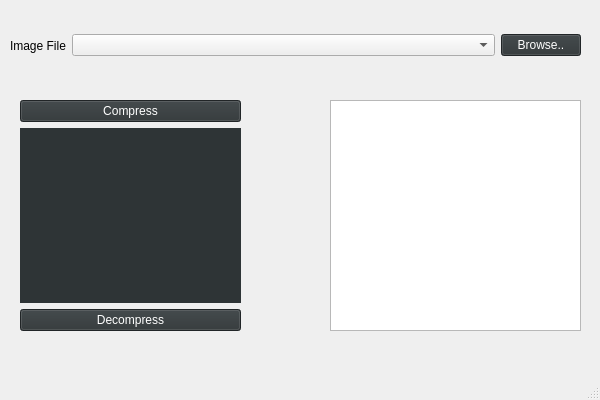
<?xml version="1.0" encoding="UTF-8"?>
<ui version="4.0">
 <class>MainWindow</class>
 <widget class="QMainWindow" name="MainWindow">
  <property name="geometry">
   <rect>
    <x>0</x>
    <y>0</y>
    <width>600</width>
    <height>400</height>
   </rect>
  </property>
  <property name="minimumSize">
   <size>
    <width>600</width>
    <height>400</height>
   </size>
  </property>
  <property name="maximumSize">
   <size>
    <width>600</width>
    <height>400</height>
   </size>
  </property>
  <property name="windowTitle">
   <string>Huffman Compress/Decompress</string>
  </property>
  <widget class="QWidget" name="centralwidget">
   <widget class="QWidget" name="layoutWidget">
    <property name="geometry">
     <rect>
      <x>10</x>
      <y>10</y>
      <width>571</width>
      <height>71</height>
     </rect>
    </property>
    <layout class="QHBoxLayout" name="horizontalLayout">
     <item>
      <widget class="QLabel" name="label">
       <property name="text">
        <string>Image File</string>
       </property>
      </widget>
     </item>
     <item>
      <widget class="QComboBox" name="comboBox">
       <property name="sizePolicy">
        <sizepolicy hsizetype="MinimumExpanding" vsizetype="Maximum">
         <horstretch>0</horstretch>
         <verstretch>0</verstretch>
        </sizepolicy>
       </property>
       <property name="styleSheet">
        <string notr="true">border-color: rgb(0, 0, 0);</string>
       </property>
      </widget>
     </item>
     <item>
      <widget class="QPushButton" name="pushButton">
       <property name="styleSheet">
        <string notr="true">color: rgb(255, 255, 255);
background-color: rgb(46, 52, 54);</string>
       </property>
       <property name="text">
        <string>Browse..</string>
       </property>
      </widget>
     </item>
    </layout>
   </widget>
   <widget class="QWidget" name="layoutWidget">
    <property name="geometry">
     <rect>
      <x>20</x>
      <y>100</y>
      <width>221</width>
      <height>231</height>
     </rect>
    </property>
    <layout class="QVBoxLayout" name="verticalLayout">
     <item>
      <widget class="QPushButton" name="compress">
       <property name="styleSheet">
        <string notr="true">color: rgb(255, 255, 255);
background-color: rgb(46, 52, 54);</string>
       </property>
       <property name="text">
        <string>Compress</string>
       </property>
      </widget>
     </item>
     <item>
      <widget class="QLabel" name="labelpic">
       <property name="styleSheet">
        <string notr="true">background-color: rgb(46, 52, 54);</string>
       </property>
       <property name="text">
        <string/>
       </property>
      </widget>
     </item>
     <item>
      <widget class="QPushButton" name="decompress">
       <property name="styleSheet">
        <string notr="true">color: rgb(255, 255, 255);
background-color: rgb(46, 52, 54);</string>
       </property>
       <property name="text">
        <string>Decompress</string>
       </property>
      </widget>
     </item>
    </layout>
   </widget>
   <widget class="QTextEdit" name="outputtextEdit">
    <property name="geometry">
     <rect>
      <x>330</x>
      <y>100</y>
      <width>251</width>
      <height>231</height>
     </rect>
    </property>
   </widget>
  </widget>
  <widget class="QMenuBar" name="menubar">
   <property name="geometry">
    <rect>
     <x>0</x>
     <y>0</y>
     <width>600</width>
     <height>22</height>
    </rect>
   </property>
   <property name="styleSheet">
    <string notr="true"/>
   </property>
  </widget>
  <widget class="QStatusBar" name="statusbar"/>
 </widget>
 <tabstops>
  <tabstop>pushButton</tabstop>
  <tabstop>comboBox</tabstop>
  <tabstop>compress</tabstop>
  <tabstop>decompress</tabstop>
  <tabstop>outputtextEdit</tabstop>
 </tabstops>
 <resources/>
 <connections>
  <connection>
   <sender>pushButton</sender>
   <signal>clicked()</signal>
   <receiver>comboBox</receiver>
   <slot>clearEditText()</slot>
   <hints>
    <hint type="sourcelabel">
     <x>523</x>
     <y>68</y>
    </hint>
    <hint type="destinationlabel">
     <x>441</x>
     <y>77</y>
    </hint>
   </hints>
  </connection>
 </connections>
</ui>
